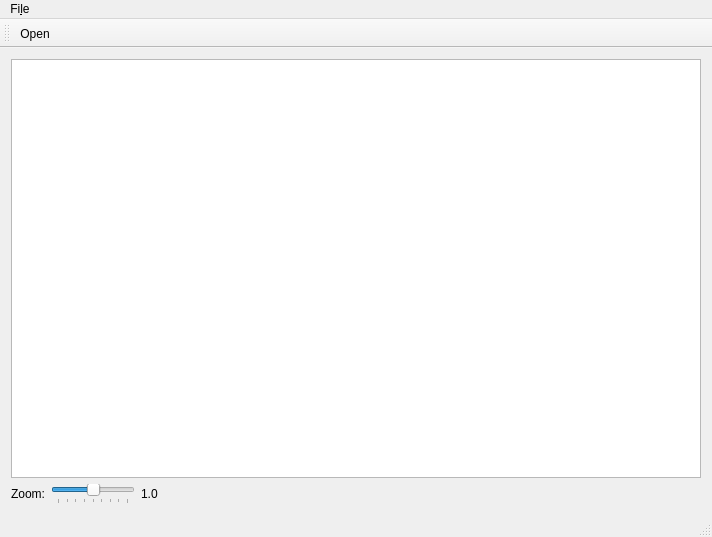
<?xml version="1.0" encoding="UTF-8"?>
<ui version="4.0">
 <class>MainWindow</class>
 <widget class="QMainWindow" name="MainWindow">
  <property name="geometry">
   <rect>
    <x>0</x>
    <y>0</y>
    <width>712</width>
    <height>537</height>
   </rect>
  </property>
  <property name="windowTitle">
   <string>MainWindow</string>
  </property>
  <widget class="QWidget" name="centralWidget">
   <layout class="QVBoxLayout" name="verticalLayout">
    <item>
     <widget class="QGraphicsView" name="world_view">
      <property name="renderHints">
       <set>QPainter::Antialiasing|QPainter::TextAntialiasing</set>
      </property>
     </widget>
    </item>
    <item>
     <layout class="QHBoxLayout" name="horizontalLayout">
      <property name="sizeConstraint">
       <enum>QLayout::SetDefaultConstraint</enum>
      </property>
      <property name="bottomMargin">
       <number>0</number>
      </property>
      <item>
       <widget class="QLabel" name="label">
        <property name="sizePolicy">
         <sizepolicy hsizetype="Maximum" vsizetype="Preferred">
          <horstretch>0</horstretch>
          <verstretch>0</verstretch>
         </sizepolicy>
        </property>
        <property name="text">
         <string>Zoom:</string>
        </property>
       </widget>
      </item>
      <item>
       <widget class="QSlider" name="horizontalSlider">
        <property name="sizePolicy">
         <sizepolicy hsizetype="Preferred" vsizetype="Preferred">
          <horstretch>0</horstretch>
          <verstretch>0</verstretch>
         </sizepolicy>
        </property>
        <property name="maximumSize">
         <size>
          <width>150</width>
          <height>16777215</height>
         </size>
        </property>
        <property name="minimum">
         <number>-4</number>
        </property>
        <property name="maximum">
         <number>4</number>
        </property>
        <property name="pageStep">
         <number>1</number>
        </property>
        <property name="value">
         <number>0</number>
        </property>
        <property name="orientation">
         <enum>Qt::Horizontal</enum>
        </property>
        <property name="invertedAppearance">
         <bool>false</bool>
        </property>
        <property name="invertedControls">
         <bool>false</bool>
        </property>
        <property name="tickPosition">
         <enum>QSlider::TicksBelow</enum>
        </property>
        <property name="tickInterval">
         <number>1</number>
        </property>
       </widget>
      </item>
      <item>
       <widget class="QLabel" name="zoom_text">
        <property name="text">
         <string>1.0</string>
        </property>
       </widget>
      </item>
      <item>
       <spacer name="horizontalSpacer">
        <property name="orientation">
         <enum>Qt::Horizontal</enum>
        </property>
        <property name="sizeHint" stdset="0">
         <size>
          <width>40</width>
          <height>20</height>
         </size>
        </property>
       </spacer>
      </item>
      <item>
       <widget class="QLabel" name="size_label">
        <property name="text">
         <string/>
        </property>
       </widget>
      </item>
     </layout>
    </item>
   </layout>
  </widget>
  <widget class="QMenuBar" name="menuBar">
   <property name="geometry">
    <rect>
     <x>0</x>
     <y>0</y>
     <width>712</width>
     <height>27</height>
    </rect>
   </property>
   <widget class="QMenu" name="menuFile">
    <property name="title">
     <string>Fi&amp;le</string>
    </property>
    <addaction name="action_file_open"/>
    <addaction name="action_file_quit"/>
   </widget>
   <addaction name="menuFile"/>
  </widget>
  <widget class="QStatusBar" name="statusBar"/>
  <widget class="QToolBar" name="toolBar">
   <property name="windowTitle">
    <string>toolBar</string>
   </property>
   <attribute name="toolBarArea">
    <enum>TopToolBarArea</enum>
   </attribute>
   <attribute name="toolBarBreak">
    <bool>false</bool>
   </attribute>
   <addaction name="action_open_map"/>
  </widget>
  <action name="action_file_quit">
   <property name="text">
    <string>&amp;Quit</string>
   </property>
  </action>
  <action name="action_open_map">
   <property name="text">
    <string>Open</string>
   </property>
  </action>
  <action name="action_file_open">
   <property name="text">
    <string>&amp;Open</string>
   </property>
  </action>
 </widget>
 <layoutdefault spacing="6" margin="11"/>
 <resources/>
 <connections>
  <connection>
   <sender>action_file_quit</sender>
   <signal>triggered()</signal>
   <receiver>MainWindow</receiver>
   <slot>close()</slot>
   <hints>
    <hint type="sourcelabel">
     <x>-1</x>
     <y>-1</y>
    </hint>
    <hint type="destinationlabel">
     <x>199</x>
     <y>149</y>
    </hint>
   </hints>
  </connection>
  <connection>
   <sender>action_file_open</sender>
   <signal>triggered()</signal>
   <receiver>MainWindow</receiver>
   <slot>open_map()</slot>
   <hints>
    <hint type="sourcelabel">
     <x>-1</x>
     <y>-1</y>
    </hint>
    <hint type="destinationlabel">
     <x>199</x>
     <y>149</y>
    </hint>
   </hints>
  </connection>
  <connection>
   <sender>action_open_map</sender>
   <signal>triggered()</signal>
   <receiver>MainWindow</receiver>
   <slot>open_map()</slot>
   <hints>
    <hint type="sourcelabel">
     <x>-1</x>
     <y>-1</y>
    </hint>
    <hint type="destinationlabel">
     <x>199</x>
     <y>149</y>
    </hint>
   </hints>
  </connection>
  <connection>
   <sender>horizontalSlider</sender>
   <signal>valueChanged(int)</signal>
   <receiver>MainWindow</receiver>
   <slot>change_zoom(int)</slot>
   <hints>
    <hint type="sourcelabel">
     <x>92</x>
     <y>487</y>
    </hint>
    <hint type="destinationlabel">
     <x>208</x>
     <y>496</y>
    </hint>
   </hints>
  </connection>
 </connections>
 <slots>
  <slot>open_map()</slot>
  <slot>change_zoom(int)</slot>
 </slots>
</ui>
